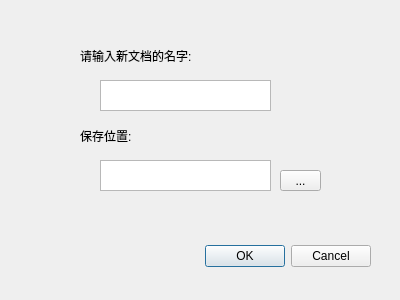
<?xml version="1.0" encoding="UTF-8"?>
<ui version="4.0">
 <class>Dialog</class>
 <widget class="QDialog" name="Dialog">
  <property name="geometry">
   <rect>
    <x>0</x>
    <y>0</y>
    <width>400</width>
    <height>300</height>
   </rect>
  </property>
  <property name="windowTitle">
   <string>Dialog</string>
  </property>
  <widget class="QDialogButtonBox" name="buttonBox">
   <property name="geometry">
    <rect>
     <x>30</x>
     <y>240</y>
     <width>341</width>
     <height>32</height>
    </rect>
   </property>
   <property name="orientation">
    <enum>Qt::Horizontal</enum>
   </property>
   <property name="standardButtons">
    <set>QDialogButtonBox::Cancel|QDialogButtonBox::Ok</set>
   </property>
  </widget>
  <widget class="QTextEdit" name="textNewFile">
   <property name="geometry">
    <rect>
     <x>100</x>
     <y>80</y>
     <width>171</width>
     <height>31</height>
    </rect>
   </property>
   <property name="html">
    <string>&lt;!DOCTYPE HTML PUBLIC &quot;-//W3C//DTD HTML 4.0//EN&quot; &quot;http://www.w3.org/TR/REC-html40/strict.dtd&quot;&gt;
&lt;html&gt;&lt;head&gt;&lt;meta name=&quot;qrichtext&quot; content=&quot;1&quot; /&gt;&lt;style type=&quot;text/css&quot;&gt;
p, li { white-space: pre-wrap; }
&lt;/style&gt;&lt;/head&gt;&lt;body style=&quot; font-family:'SimSun'; font-size:9pt; font-weight:400; font-style:normal;&quot;&gt;
&lt;p style=&quot;-qt-paragraph-type:empty; margin-top:0px; margin-bottom:0px; margin-left:0px; margin-right:0px; -qt-block-indent:0; text-indent:0px;&quot;&gt;&lt;br /&gt;&lt;/p&gt;&lt;/body&gt;&lt;/html&gt;</string>
   </property>
  </widget>
  <widget class="QLabel" name="labelNewFile">
   <property name="geometry">
    <rect>
     <x>80</x>
     <y>40</y>
     <width>131</width>
     <height>31</height>
    </rect>
   </property>
   <property name="text">
    <string>请输入新文档的名字:</string>
   </property>
  </widget>
  <widget class="QTextEdit" name="textEditSavePos">
   <property name="geometry">
    <rect>
     <x>100</x>
     <y>160</y>
     <width>171</width>
     <height>31</height>
    </rect>
   </property>
  </widget>
  <widget class="QLabel" name="labelSavePos">
   <property name="geometry">
    <rect>
     <x>80</x>
     <y>130</y>
     <width>54</width>
     <height>12</height>
    </rect>
   </property>
   <property name="text">
    <string>保存位置:</string>
   </property>
  </widget>
  <widget class="QToolButton" name="toolButtonSavePos">
   <property name="geometry">
    <rect>
     <x>280</x>
     <y>170</y>
     <width>41</width>
     <height>21</height>
    </rect>
   </property>
   <property name="text">
    <string>...</string>
   </property>
  </widget>
 </widget>
 <resources/>
 <connections>
  <connection>
   <sender>buttonBox</sender>
   <signal>accepted()</signal>
   <receiver>Dialog</receiver>
   <slot>accept()</slot>
   <hints>
    <hint type="sourcelabel">
     <x>248</x>
     <y>254</y>
    </hint>
    <hint type="destinationlabel">
     <x>157</x>
     <y>274</y>
    </hint>
   </hints>
  </connection>
  <connection>
   <sender>buttonBox</sender>
   <signal>rejected()</signal>
   <receiver>Dialog</receiver>
   <slot>reject()</slot>
   <hints>
    <hint type="sourcelabel">
     <x>316</x>
     <y>260</y>
    </hint>
    <hint type="destinationlabel">
     <x>286</x>
     <y>274</y>
    </hint>
   </hints>
  </connection>
 </connections>
</ui>
